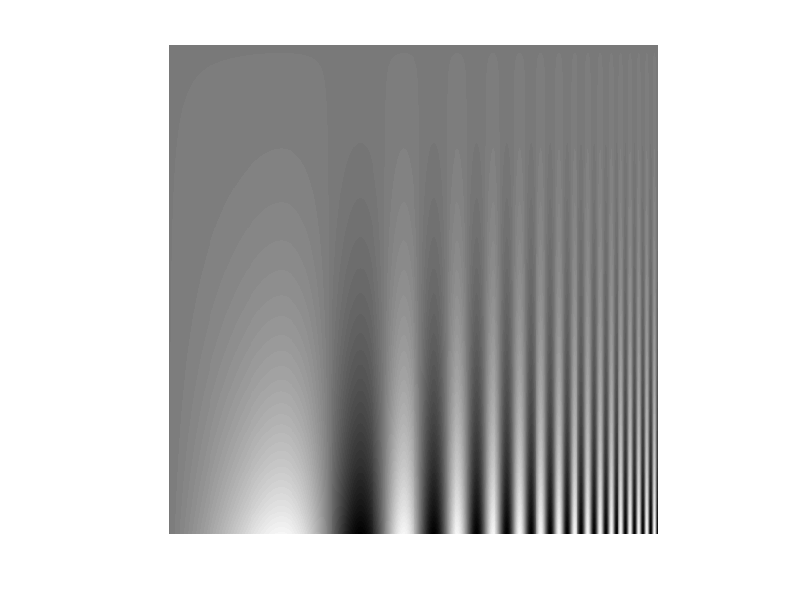
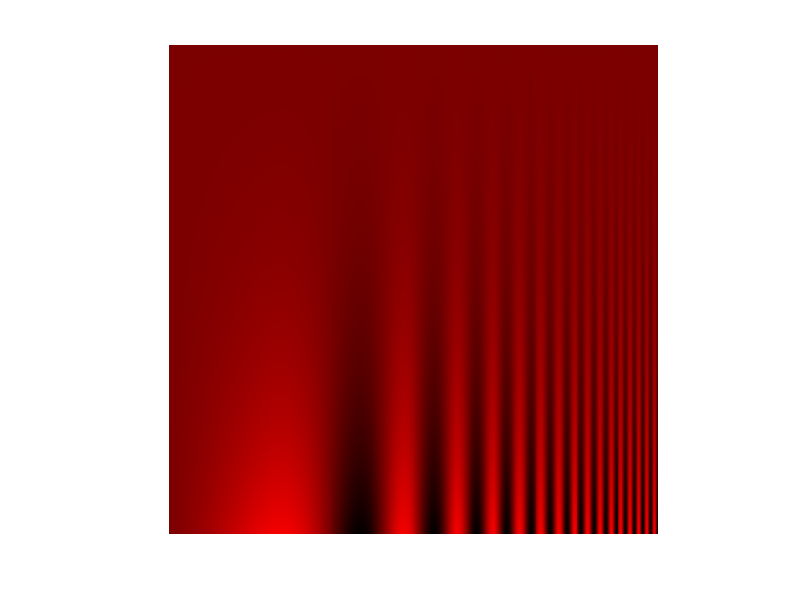
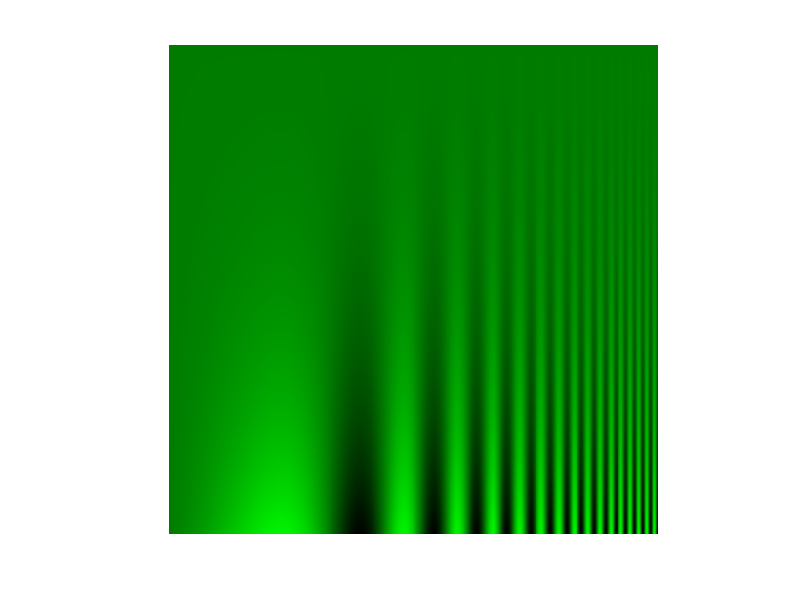
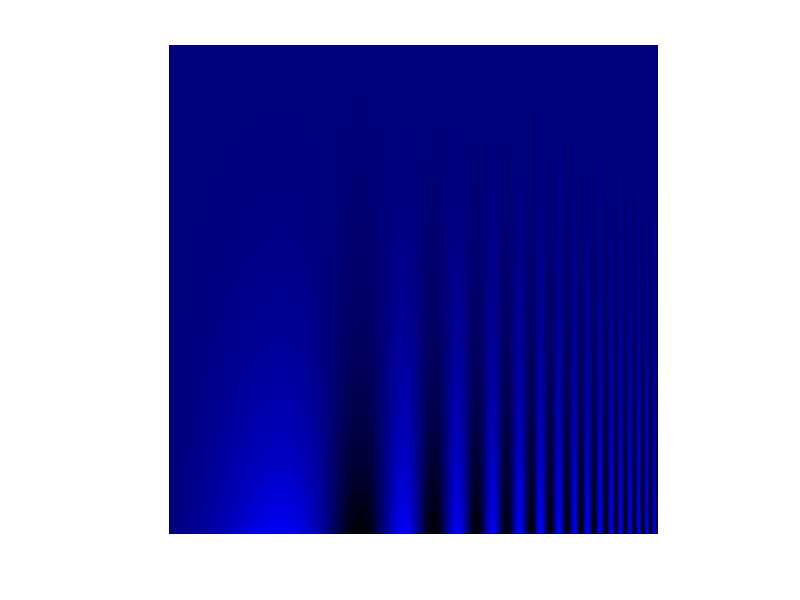

MATLAB code for these plots, in order:
% 30/10/2012 - Lab. experience n.5

clear all;close all;


rgbTOYCbCr = [0.299,0.587,0.114,
                -0.169,-0.331,0.5,
                0.5,-0.419,-0.081];
YCbCrTOrgb = [1,0,1.4025,
                1,-0.344,-0.7142,
                1,1.773,0];

% =========================================================
%           Punto 1 - Contrast Sensitivity Function
%              CSF(x,y)=A*y*[sin(2*pi*f_x*x)+1]
% =========================================================

[X,Y]=ndgrid(0:0.01:5);
x = X(:,1)';
y = Y(1,:);

A=logspace(0,1,length(x));             %y = linspace(a,b,n) generates a row vector y of n points linearly spaced between and including a and b.

frequenza=logspace(-1,0.5,length(x));      %logspace(a,b,n) generates n points between decades 10^a and 10^b.

y_new=y.*A;
frequenza_new=frequenza.*x;

I=y_new'*sin(2.*pi.*frequenza_new)+1;
%figure,imshow(I,[]);                              %If you use an empty
%matrix ([]) for [low high], imshow uses [min(I(:)) max(I(:))]; that is, the minimum value in I is displayed as black, and the maximum value is displayed as white.

I_1=((I+50)/norm(I+50))*255;                %norm
figure,imshow(I_1);

%Create similar images to check your contrast sensitivity to red, green and blue components.

[Altezza,Larghezza]=size(I_1);
RGB=zeros(Altezza,Larghezza,3);

%ROSSO
R=I_1; G=R; G(:,:)=0; B=R; B(:,:)=0;
RGB(:,:,1)=R;
RGB(:,:,2)=G;
RGB(:,:,3)=B;
figure,imshow(RGB);

%VERDE
G=I_1; R=G; R(:,:)=0; B=R; B(:,:)=0;
RGB(:,:,1)=R;
RGB(:,:,2)=G;
RGB(:,:,3)=B;
figure,imshow(RGB);

%BLU
B=I_1; G=B; G(:,:)=0; R=G; R(:,:)=0;
RGB(:,:,1)=R;
RGB(:,:,2)=G;
RGB(:,:,3)=B;
figure,imshow(RGB);

% Repear the experiment with the Cb e Cr components.

% RGB(:,:,:)=0;
% YCBCR = fromRGBtoYCBCR(RGB,rgbTOYCbCr);

%Cb
% Cb=I; Y=Cb; Y(:,:)=128; Cr=Cb; Cr(:,:)=128;
% YCBCR(:,:,1)=Y;
% YCBCR(:,:,2)=Cb;
% YCBCR(:,:,3)=Cr;
% YCBCR_toVisualize = fromYCBCRtoRGB (YCBCR, YCbCrTOrgb);
% figure, imshow(YCBCR_toVisualize,[]);
% 
% %Cr
% Y=128; Cb=128; Cr=I_1;
% YCBCR(:,:,1)=Y;
% YCBCR(:,:,2)=Cb;
% YCBCR(:,:,3)=Cr;
% YCBCR_toVisualize = fromYCBCRtoRGB (YCBCR, YCbCrTOrgb);
% figure, imshow(YCBCR_toVisualize,[]);

pause;  close all;

%% =========================================================
%           Punto 2 - Spatio-Temporal sensitivity
% =========================================================

R=I_1;G=I_1;B=I_1;
RGB(:,:,1)=R;
RGB(:,:,2)=G;
RGB(:,:,3)=B;
figure,imshow(RGB);

video = im2frame(RGB);
movie(video);



pause;
close all;





